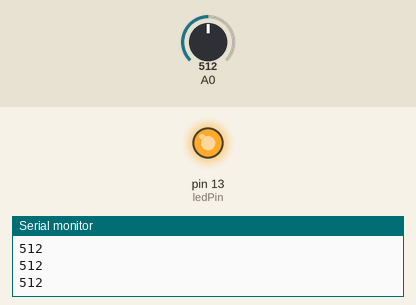
Bench run of a sketch on a simulated Arduino Uno, built with avr-gcc and run on an emulated ATmega328P. Parts: output pins drawn as LEDs (lit = HIGH), the last lines printed to the serial monitor. The inputs (shaded band) are chosen by the test bench; at power-on: A0 = 512.

Above: at 1.2 s.
1.3 s: A0 set to 487
At 2.7 s:
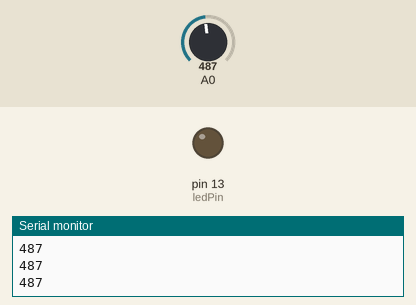
3.0 s: A0 set to 510
At 3.9 s:
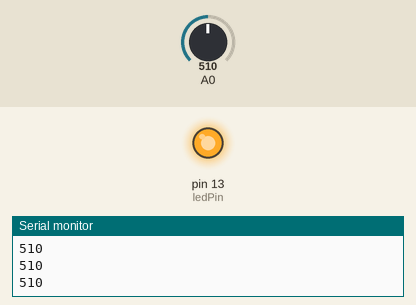
4.5 s: A0 set to 490
At 5.1 s:
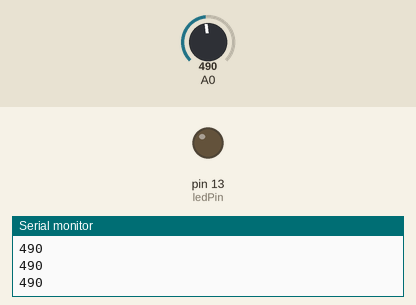
Timing chart, 0 to 7.5 s (numbered marks = the images above; inputs shaded):
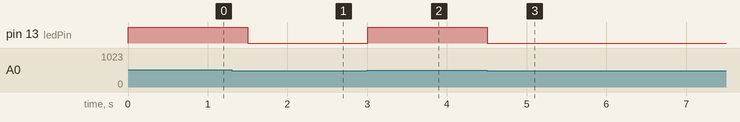

Measured:
- the behaviour switches between 500 and 499 on A0 (found by bisection; images 0 and 1)
- after the input at 1.3 s, pin 13 (ledPin): HIGH → LOW after 0.20 s
- after the input at 3.0 s, pin 13 (ledPin): LOW → HIGH at once
- after the input at 4.5 s, pin 13 (ledPin): HIGH → LOW at once

The sketch:

cap3.ino
```cpp
/**********************************************************************************
 * TITULO: Código ESP8266 ejemplo de uso de puerto analógico A0.
 * AUTOR: Jhimmy Astoraque Durán
 * DESCRIPCION: Este es el código del capítulo 3 de la serie intermedia ESP82266 del canal.
 * CANAL YOUTUBE: https://www.youtube.com/c/jadsatv
 * © 2018
 * *******************************************************************************/

const byte ledPin = 13; // D7
int lecturaAnalogica;

void setup() {
  Serial.begin(115200);
  // A0 default es entrada
  pinMode(ledPin, OUTPUT);
}

void loop() {
  lecturaAnalogica = analogRead(A0);
  Serial.println(lecturaAnalogica);

  if (lecturaAnalogica >= 500){
    digitalWrite(ledPin, HIGH); // encendemos el Led
  }
  else{
    digitalWrite(ledPin, LOW);
  }
  //retardo
  delay(250);
}// EOF loop
```
